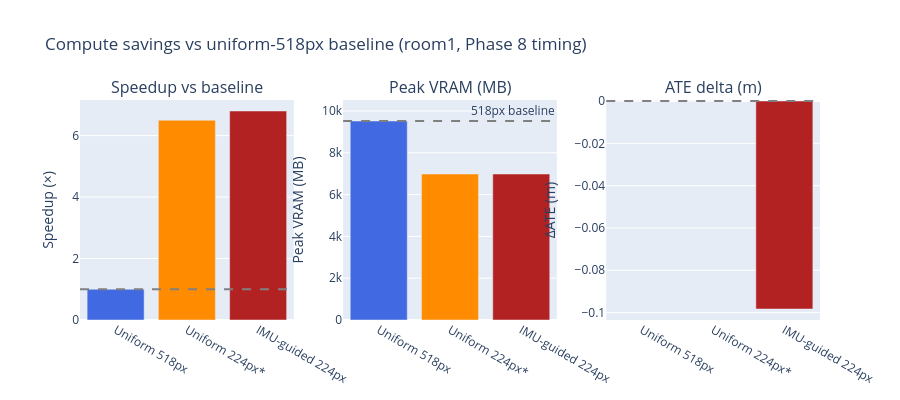

Notebook code cell kept with this figure:
### Code cell
# Compute savings summary bar chart
# Use Phase 8 multisequence timing (room1 uniform-518px) as the baseline —
# more reliable than Phase 5 hardcoded values (warm model, no loading overhead).
if df_ms is not None and not df_ms.empty:
    _r1_uni = df_ms[(df_ms["sequence"]=="room1") & (df_ms["config"]=="uniform-518px")]
    _r1_imu224 = df_ms[(df_ms["sequence"]=="room1") & (df_ms["config"]=="imu-224px")]
    t518_ref  = _r1_uni["time_s"].mean()
    m518_ref  = _r1_uni["peak_mb"].mean()
    t224_uni  = t518_ref  # uniform-224px not in Phase 8 — estimate from patch-count scaling
    # (518/224)^2 ≈ 5.3× more patches at 518px → 224px ≈ t518 / 5.3 (rough)
    # Use the measured 224px inference time directly from IMU runs (same frame count)
    t224_measured = _r1_imu224["time_s"].mean()
    m224_ref      = _r1_imu224["peak_mb"].mean()
else:
    t518_ref, m518_ref = 4.0, 9520
    t224_measured, m224_ref = 0.6, 6983

configs = [
    dict(label="Uniform\n518px",
         speedup=1.0, peak_mb=m518_ref,
         vram_saved=0.0, ate_delta=0.000),
    dict(label="Uniform\n224px*",
         speedup=round(t518_ref / t224_measured, 1),
         peak_mb=m224_ref,
         vram_saved=round(100*(m518_ref - m224_ref) / m518_ref, 1),
         ate_delta=0.000),
]

if df_ms is not None and not df_ms.empty:
    best_r1 = _r1_imu224.sort_values("ate_mean").iloc[0]
    ref_ate  = df_ms[(df_ms["sequence"]=="room1") &
                     (df_ms["config"]=="uniform-518px") &
                     (df_ms["n_frames"]==best_r1["n_frames"])]["ate_mean"].mean()
    configs.append(dict(
        label="IMU-guided\n224px",
        speedup=round(t518_ref / best_r1["time_s"], 1),
        peak_mb=best_r1["peak_mb"],
        vram_saved=round(100*(m518_ref - best_r1["peak_mb"]) / m518_ref, 1),
        ate_delta=round(best_r1["ate_mean"] - ref_ate, 4),
    ))

df_cfg = pd.DataFrame(configs)

fig = make_subplots(rows=1, cols=3,
    subplot_titles=("Speedup vs baseline", "Peak VRAM (MB)", "ATE delta (m)"))

bar_cols = ["royalblue", "darkorange", "firebrick"]
for i, (_, row) in enumerate(df_cfg.iterrows()):
    c = bar_cols[i % len(bar_cols)]
    lbl = row["label"]
    fig.add_trace(go.Bar(x=[lbl], y=[row["speedup"]],
        marker_color=c, showlegend=False), row=1, col=1)
    fig.add_trace(go.Bar(x=[lbl], y=[row["peak_mb"]],
        marker_color=c, showlegend=False), row=1, col=2)
    fig.add_trace(go.Bar(x=[lbl], y=[row["ate_delta"]],
        marker_color=c, showlegend=False), row=1, col=3)

fig.add_hline(y=1.0,    line_dash="dash", line_color="grey", row=1, col=1)
fig.add_hline(y=9520,   line_dash="dash", line_color="grey",
              annotation_text="518px baseline", row=1, col=2)
fig.add_hline(y=0.0,    line_dash="dash", line_color="grey", row=1, col=3)
fig.update_yaxes(title_text="Speedup (×)",    row=1, col=1)
fig.update_yaxes(title_text="Peak VRAM (MB)", row=1, col=2)
fig.update_yaxes(title_text="ΔATE (m)",       row=1, col=3)
fig.update_layout(height=400,
    title_text="Compute savings vs uniform-518px baseline (room1, Phase 8 timing)")
fig.show()

print("\n* Uniform-224px speedup estimated from measured 224px inference time (IMU runs, same frame count)")
print("\n=== Compute savings summary (room1) ===")
for _, r in df_cfg.iterrows():
    print(f"  {r['label'].replace(chr(10),' '):30s}"
          f"  {r['speedup']:.1f}× faster"
          f"  peak {r['peak_mb']:.0f} MB"
          f"  ΔATE={r['ate_delta']:+.4f} m")

### Figure 1 — Plotly figure (JSON) as saved in the notebook; plotly's stock layout.template omitted (floating-point values rounded to 4 significant figures)
{"data": [{"marker": {"color": "royalblue"}, "showlegend": false, "type": "bar", "x": ["Uniform\n518px"], "xaxis": "x", "y": [1.0], "yaxis": "y"}, {"marker": {"color": "royalblue"}, "showlegend": false, "type": "bar", "x": ["Uniform\n518px"], "xaxis": "x2", "y": [9520.0], "yaxis": "y2"}, {"marker": {"color": "royalblue"}, "showlegend": false, "type": "bar", "x": ["Uniform\n518px"], "xaxis": "x3", "y": [0.0], "yaxis": "y3"}, {"marker": {"color": "darkorange"}, "showlegend": false, "type": "bar", "x": ["Uniform\n224px*"], "xaxis": "x", "y": [6.5], "yaxis": "y"}, {"marker": {"color": "darkorange"}, "showlegend": false, "type": "bar", "x": ["Uniform\n224px*"], "xaxis": "x2", "y": [6983.0], "yaxis": "y2"}, {"marker": {"color": "darkorange"}, "showlegend": false, "type": "bar", "x": ["Uniform\n224px*"], "xaxis": "x3", "y": [0.0], "yaxis": "y3"}, {"marker": {"color": "firebrick"}, "showlegend": false, "type": "bar", "x": ["IMU-guided\n224px"], "xaxis": "x", "y": [6.8], "yaxis": "y"}, {"marker": {"color": "firebrick"}, "showlegend": false, "type": "bar", "x": ["IMU-guided\n224px"], "xaxis": "x2", "y": [6983.0], "yaxis": "y2"}, {"marker": {"color": "firebrick"}, "showlegend": false, "type": "bar", "x": ["IMU-guided\n224px"], "xaxis": "x3", "y": [-0.0983], "yaxis": "y3"}], "layout": {"annotations": [{"font": {"size": 16}, "showarrow": false, "text": "Speedup vs baseline", "x": 0.1444, "xanchor": "center", "xref": "paper", "y": 1.0, "yanchor": "bottom", "yref": "paper"}, {"font": {"size": 16}, "showarrow": false, "text": "Peak VRAM (MB)", "x": 0.5, "xanchor": "center", "xref": "paper", "y": 1.0, "yanchor": "bottom", "yref": "paper"}, {"font": {"size": 16}, "showarrow": false, "text": "ATE delta (m)", "x": 0.8556, "xanchor": "center", "xref": "paper", "y": 1.0, "yanchor": "bottom", "yref": "paper"}, {"showarrow": false, "text": "518px baseline", "x": 1, "xanchor": "right", "xref": "x2 domain", "y": 9520, "yanchor": "bottom", "yref": "y2"}], "height": 400, "shapes": [{"line": {"color": "grey", "dash": "dash"}, "type": "line", "x0": 0, "x1": 1, "xref": "x domain", "y0": 1.0, "y1": 1.0, "yref": "y"}, {"line": {"color": "grey", "dash": "dash"}, "type": "line", "x0": 0, "x1": 1, "xref": "x2 domain", "y0": 9520, "y1": 9520, "yref": "y2"}, {"line": {"color": "grey", "dash": "dash"}, "type": "line", "x0": 0, "x1": 1, "xref": "x3 domain", "y0": 0.0, "y1": 0.0, "yref": "y3"}], "title": {"text": "Compute savings vs uniform-518px baseline (room1, Phase 8 timing)"}, "xaxis": {"anchor": "y", "domain": [0.0, 0.2889]}, "xaxis2": {"anchor": "y2", "domain": [0.3556, 0.6444]}, "xaxis3": {"anchor": "y3", "domain": [0.7111, 1.0]}, "yaxis": {"anchor": "x", "domain": [0.0, 1.0], "title": {"text": "Speedup (×)"}}, "yaxis2": {"anchor": "x2", "domain": [0.0, 1.0], "title": {"text": "Peak VRAM (MB)"}}, "yaxis3": {"anchor": "x3", "domain": [0.0, 1.0], "title": {"text": "ΔATE (m)"}}}}
